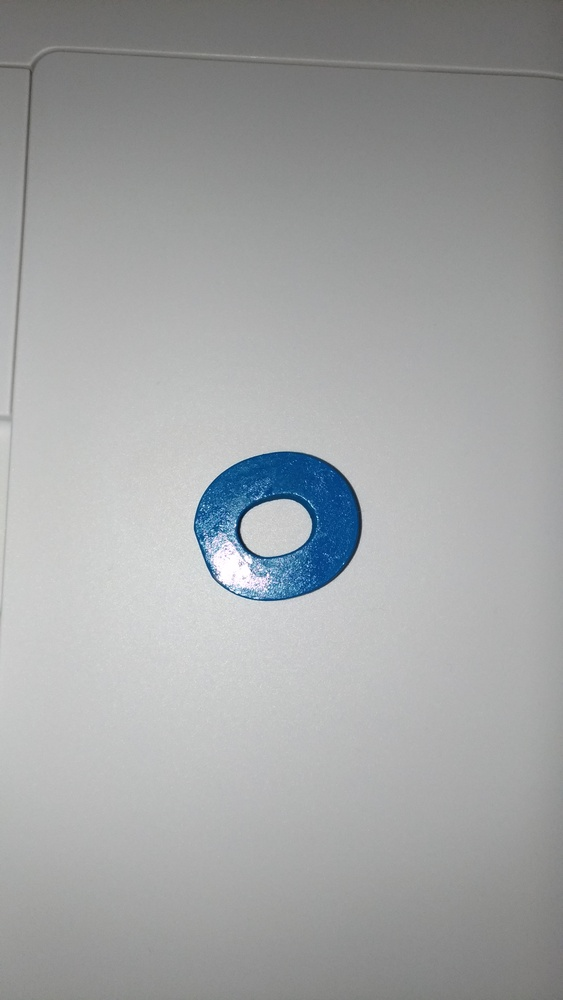
//> input picture picture/circle.jpg, 563 x 1000 px, shrunk from 2620 x 4656 before the run
$ ./Display_canny_ver picture/circle.jpg   (built with g++ and OpenCV 4)
//> lines starting //> are read from the running program, lines starting //| are printed output that depends on the picture; after the words box and inside, x2 and y2 are one past the last pixel; in counts of white or black regions, pixels touching at a corner belong together
#include <stdio.h>
#include <vector>
#include <algorithm>
#include <opencv2/opencv.hpp>

using namespace cv;
using namespace std;

//fuction prototype
static void edge_CB(int, void*);
static void rect_CB(int, void*);
static void color_CB(int, void*);
void setupWindow();
bool compareArea(vector<Point> a, vector<Point> b);
Mat preProcess(Mat input);
vector<RotatedRect> findObj( Mat input);
Mat drawMinRect(Mat src, vector<RotatedRect> minRects);


//global parameters
int low_thres=100;
int up_thres=200;
int MCitera = 3;
int n_obj = 3;
int redLowHSV[] = {176,151,128};
int redHighHSV[] = {179,220,230};
int greenLowHSV[] = {65,50,85};
int greenHighHSV[] = {75,255,255};
static int MAX_ITERATE = 20;
static int MAX_THRES = 300;
static int MAX_N_obj = 10;
char win_name[] = "Display Image";
char ctrl_win[] = "Control Panel";
Mat src,srcR,srcG;

int main(int argc, char** argv ){

    src = imread( argv[1], 1);
//> src is the input picture: 1000 rows x 563 cols, CV_8UC3; mean B, G, R 164.6, 163.8, 161.6

    setupWindow();
    color_CB(0,0);
    edge_CB(0,0);
    waitKey(0);
    rect_CB(0,0);
    waitKey(0);
    return 0;
}

static void color_CB(int, void*){
    Mat srcHSV, srcR, srcG;
    cvtColor(src, srcHSV, COLOR_BGR2HSV);
//> srcHSV: 1000 rows x 563 cols, CV_8UC3; mean H, S, V 41, 7.3, 165.3
    inRange(srcHSV, Scalar(greenLowHSV[0],greenLowHSV[1],greenLowHSV[2]), Scalar(greenHighHSV[0],greenHighHSV[1],greenHighHSV[2]), srcG);
//> srcG: 1000 rows x 563 cols, CV_8UC1; every value is 0
    inRange(srcHSV, Scalar(redLowHSV[0],redLowHSV[1],redLowHSV[2]), Scalar(redHighHSV[0],redHighHSV[1],redHighHSV[2]), srcR);
    dilate(srcR,srcR, Mat(), Point(-1,-1), MCitera);
    dilate(srcG,srcG, Mat(), Point(-1,-1), MCitera);
    imshow(ctrl_win, srcR+srcG);
}

static void edge_CB(int, void*){
    Mat edge;
    edge = preProcess(src);
    imshow(win_name, edge);

}
static void rect_CB(int, void*){
    Mat edge, dst;
    vector<RotatedRect> minRects(n_obj);
    edge = preProcess(src);
    minRects = findObj(edge);
    dst = drawMinRect(src, minRects);
    imshow(win_name, dst);
}

bool compareArea(vector<Point> a, vector<Point> b){
    return arcLength(a, false) > arcLength(b, false);
    //return contourArea(a, false) < contourArea(b, false);
}

Mat  preProcess(Mat input){
    Mat src_gray, blured, edge, dst;
    cvtColor(input,src_gray,COLOR_BGR2GRAY);
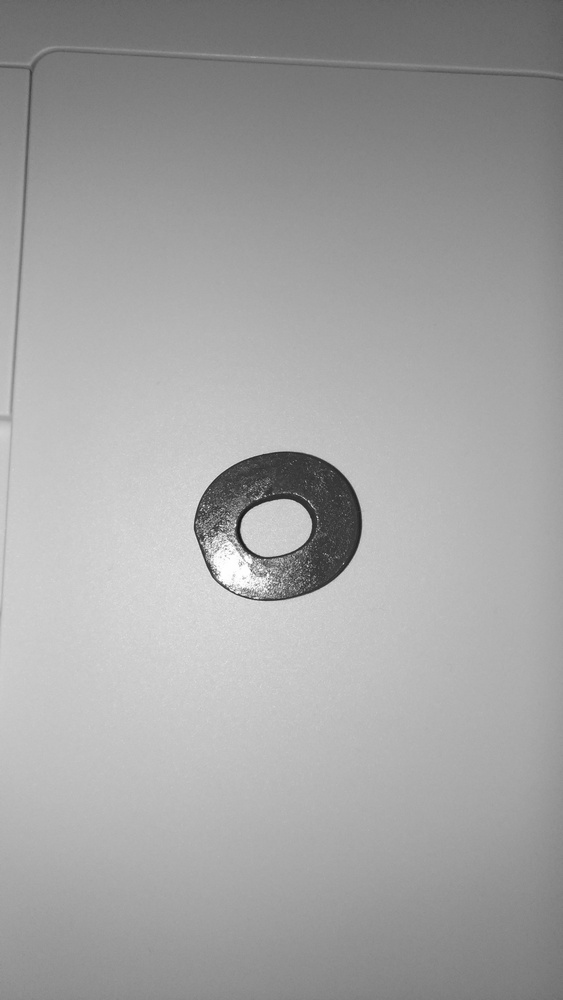
//> src_gray: 1000 rows x 563 cols, CV_8UC1; min 21, max 255, mean 163.1
    GaussianBlur(src_gray,blured,Size(11,11),0,0);
    Canny(src_gray, edge, low_thres, up_thres, 3);
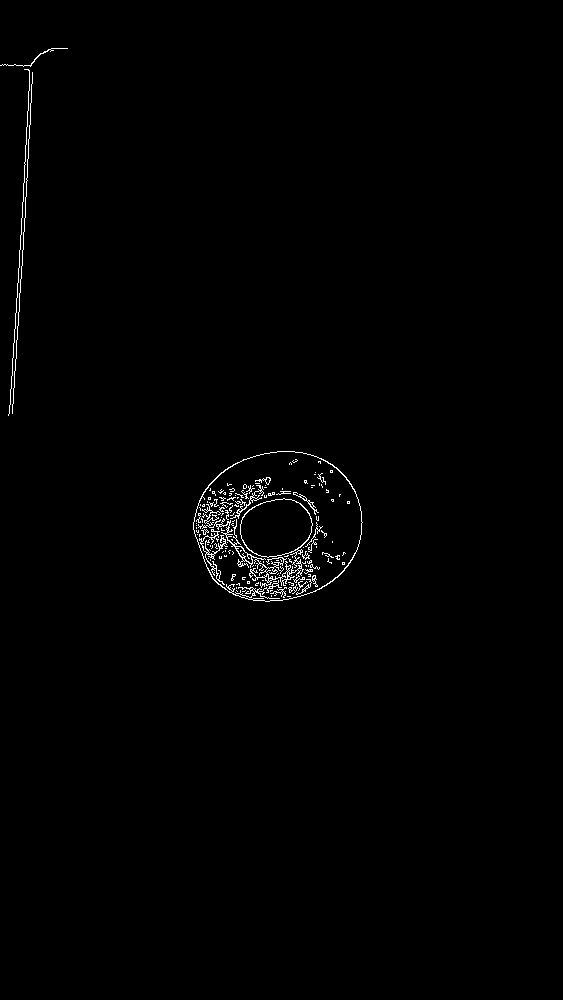
//> edge: 1000 rows x 563 cols, CV_8UC1; 0.78% white in thin lines or dots, all inside (x1, y1, x2, y2) = (0, 48, 363, 602)
    dilate(edge, edge, Mat(),Point(-1,-1), MCitera);
    erode(edge, edge, Mat(),Point(-1,-1), MCitera);
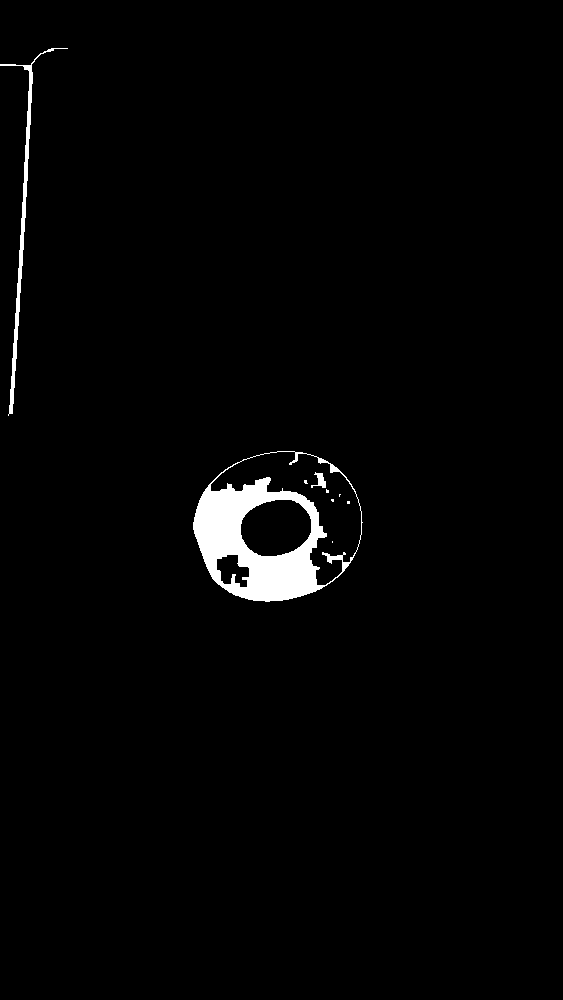
//> edge: 1000 rows x 563 cols, CV_8UC1; 1.9% white; 9 white regions (6 under 20 px)
    return edge;
}

vector<RotatedRect> findObj(Mat input){
    vector<vector<Point> > contours;
    vector<Vec4i> hierarchy;
    findContours(input, contours, hierarchy, CV_RETR_EXTERNAL, CV_CHAIN_APPROX_NONE);
//> contours = 2 contours; box (x1, y1, x2, y2) and area: (193, 451, 363, 602) 19813, (0, 48, 68, 416) 1042
    vector<vector<Point> > contours_poly( contours.size() );
//> contours_poly = 2 empty contours
    for(int i=0; i<contours.size(); i++){
        approxPolyDP(Mat(contours[i]), contours_poly[i], 100, true);
    }
//> this loop made 2 passes
    sort(contours_poly.begin(), contours_poly.end(), compareArea);
//> contours_poly = 2 contours, all with area under 20
    vector<RotatedRect> minRects(n_obj);
    if(n_obj>contours_poly.size()) return minRects;
    for(int i=0; i<n_obj; i++){
        minRects[i] = minAreaRect(Mat(contours_poly[i]));
    }
    return minRects;
}


Mat drawMinRect(Mat src, vector<RotatedRect> minRects){
    if(minRects.size()<n_obj) return src;
    Mat output = src.clone();
    for(int i=0; i<minRects.size(); i++){
        Point2f rect_points[4];
        minRects[i].points( rect_points );
        for( int j = 0; j < 4; j++ ){
            line( output, rect_points[j], rect_points[(j+1)%4], Scalar(0,0,0), 10, 8 );
        }
        int center_x = minRects[i].center.x;
        int center_y = minRects[i].center.y;
        string center = format("( %i, %i)", center_x, center_y);
        circle(output, minRects[i].center, 20, Scalar(255,0,0), 20,8);
        putText(output, center, minRects[i].center, 0, 3, Scalar(255,0,0), 5, 8);
    }
//> this loop made 3 passes
//> pass 1, in drawMinRect, `putText(output, center, minRects[i].center, 0, 3, Scalar(255,0,0), 5, ..`:
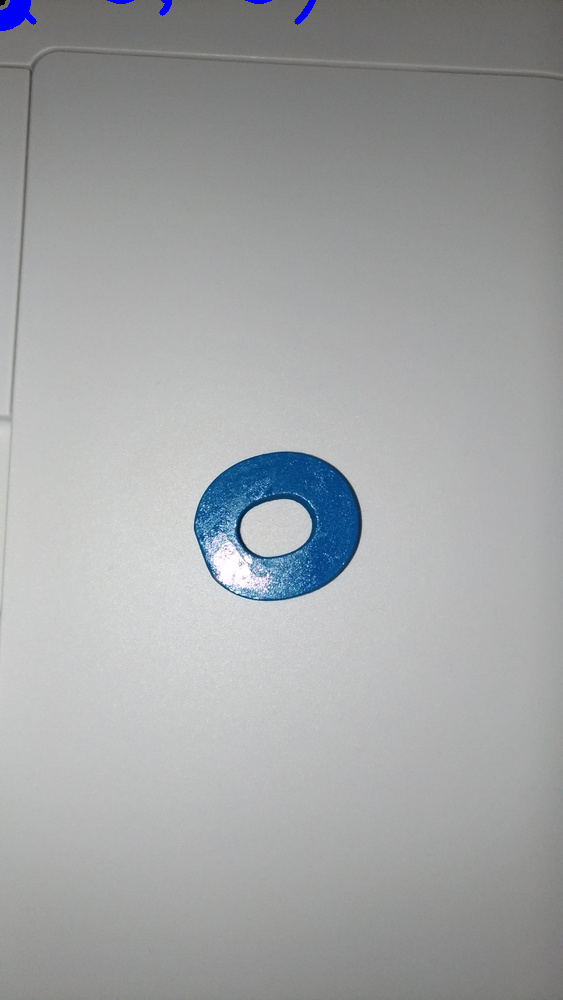
//> output: 1000 rows x 563 cols, CV_8UC3; 0.22% of pixels changed, all inside (x1, y1, x2, y2) = (0, 0, 316, 31)
    return output;
}

void setupWindow(){
    namedWindow(win_name, WINDOW_KEEPRATIO);
    createTrackbar("Upper Threshold: ", win_name, &up_thres, MAX_THRES, edge_CB);
    createTrackbar("Lower Threshold: ", win_name, &low_thres, MAX_THRES, edge_CB);
    createTrackbar("Dilate Iterate: ", win_name, &MCitera, MAX_ITERATE, edge_CB);
    createTrackbar("Number of object: ", win_name, &n_obj, MAX_N_obj, rect_CB);
    namedWindow(ctrl_win, WINDOW_KEEPRATIO);
    createTrackbar("Red High H", ctrl_win, &(redHighHSV[0]), 179, color_CB);
    createTrackbar("Red Low H", ctrl_win, &(redLowHSV[0]), 179, color_CB);
    createTrackbar("Red High S", ctrl_win, &(redHighHSV[1]), 255, color_CB);
    createTrackbar("Red Low S", ctrl_win, &(redLowHSV[1]), 255, color_CB);
    createTrackbar("Red High V", ctrl_win, &(redLowHSV[1]), 255, color_CB);
    createTrackbar("Red Low V", ctrl_win, &(redLowHSV[2]), 255, color_CB);
    createTrackbar("Green High H", ctrl_win, &(greenHighHSV[0]), 179, color_CB);
    createTrackbar("Green Low H", ctrl_win, &(greenLowHSV[0]), 179, color_CB);
    createTrackbar("Green High S", ctrl_win, &(greenHighHSV[1]), 255, color_CB);
    createTrackbar("Green Low S", ctrl_win, &(greenLowHSV[1]), 255, color_CB);
    createTrackbar("Green High V", ctrl_win, &(greenHighHSV[2]), 255, color_CB);
    createTrackbar("Green Low V", ctrl_win, &(greenLowHSV[2]), 255, color_CB);
    return ;
}

$ run again, on picture/p2.jpg
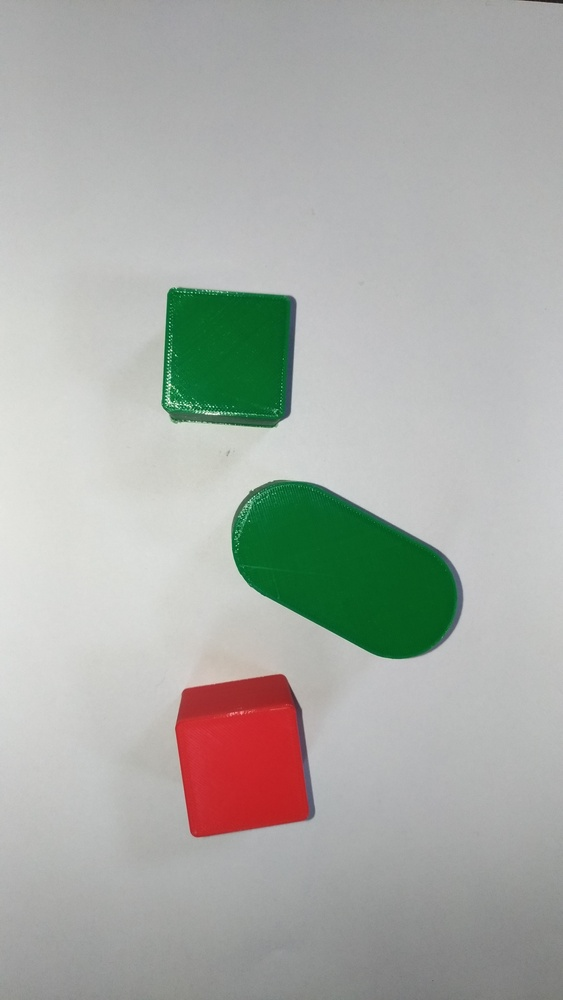
//> input picture picture/p2.jpg, 563 x 1000 px, shrunk from 2620 x 4656 before the run
//> src is the input picture: 1000 rows x 563 cols, CV_8UC3; mean B, G, R 167.9, 173.1, 170
//> srcHSV: 1000 rows x 563 cols, CV_8UC3; mean H, S, V 60.2, 26.8, 178.2
//> in color_CB, `dilate(srcR,srcR, Mat(), Point(-1,-1), MCitera);`:
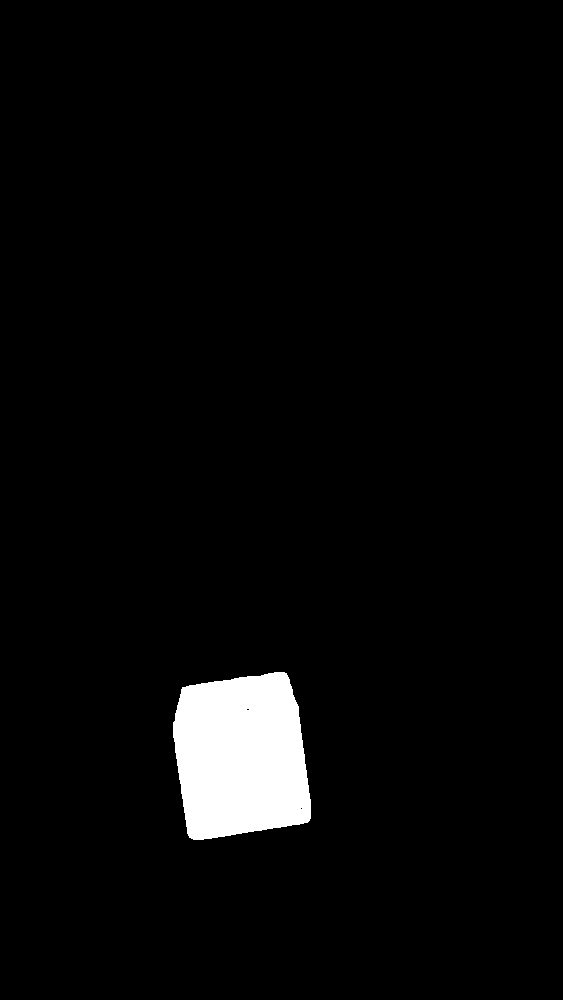
//> srcR: 1000 rows x 563 cols, CV_8UC1; 3.4% white; 1 white region, box (x1, y1, x2, y2) and area: (173, 672, 311, 840) 19118
//> contours = 5 contours, 1 with area under 20; largest, box (x1, y1, x2, y2) and area: (231, 479, 464, 660) 27300, (175, 674, 316, 838) 18503, (161, 287, 297, 428) 17010, (517, 0, 563, 4) 60
//> in findObj, `vector<vector<Point> > contours_poly( contours.size() );`: contours_poly = 5 empty contours
//> the loop in findObj, `for(int i=0; i<contours.size(); i++)` made 5 passes
//> in findObj, `sort(contours_poly.begin(), contours_poly.end(), compareArea);`: contours_poly = 5 contours, all with area under 20
//> minRects = 3 RotatedRects (x, y, width, height, angle): [346, 567.5, 0, 249.6, -59.94], [238, 755, 185.3, 0, -60.95], [228, 353, 0, 174.2, -41.74]
//> the loop in drawMinRect, `for(int i=0; i<minRects.size(); i++)` made 3 passes
//> (center_x, center_y) on passes 1 to 3: (346, 567), (238, 755), (228, 353)
//> pass 3, in drawMinRect, `putText(output, center, minRects[i].center, 0, 3, Scalar(255,0,0), 5, ..`:
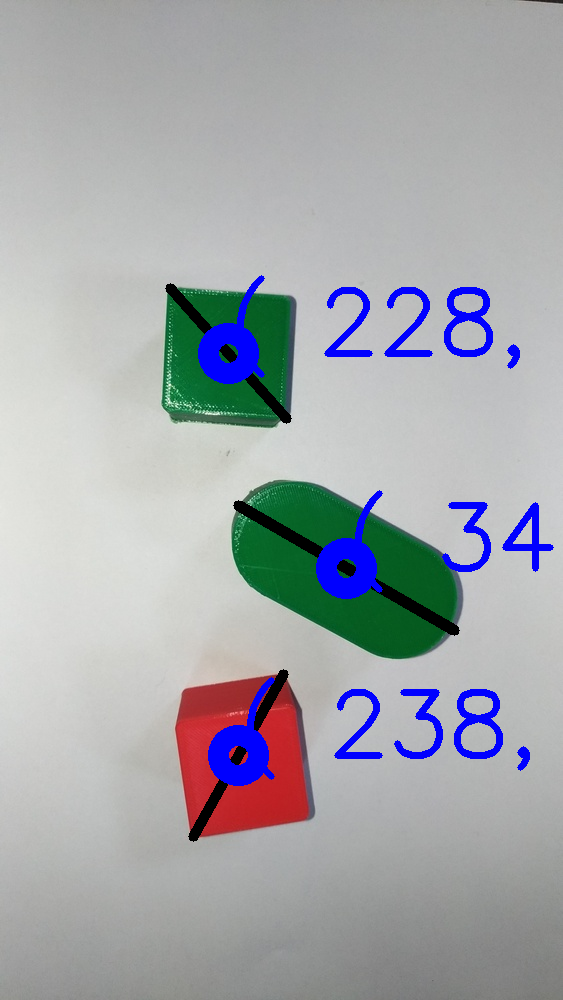
//> output: 1000 rows x 563 cols, CV_8UC3; mean B, G, R 172, 167.6, 164.8
